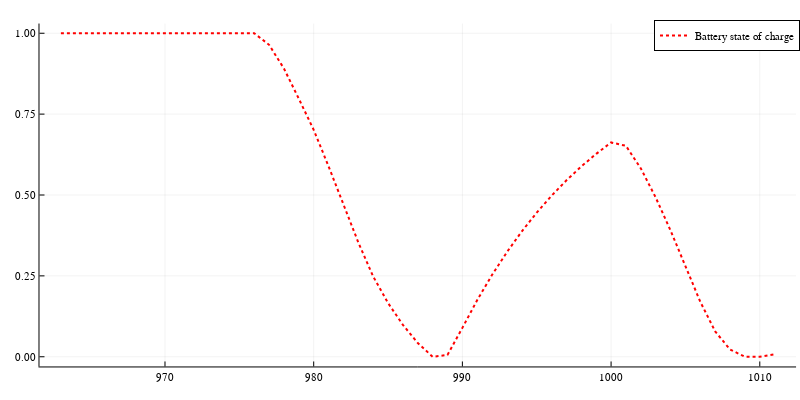

The cell this chart's notebook holds for it:
### Code cell
plot(time_ls_opt, ls_X_SOC, label="Battery state of charge", lc=:red, lw=2, ls=:dot)
plot!(size=(800,400))

### Figure 1 — Plotly figure (JSON) as saved in the notebook; plotly's stock layout.template omitted (floating-point values rounded to 4 significant figures)
{"data": [{"colorbar": {"len": 0.9525, "title": "", "x": 0.9951, "y": 0.5139}, "legendgroup": "Battery state of charge", "line": {"color": "rgba(255, 0, 0, 1.000)", "dash": "dot", "shape": "linear", "width": 2}, "mode": "lines", "name": "Battery state of charge", "showlegend": true, "type": "scatter", "x": [963, 964, 965, 966, 967, 968, 969, 970, 971, 972, 973, 974, 975, 976, 977, 978, 979, 980, 981, 982, 983, 984, 985, 986, 987, 988, 989, 990, 991, 992, 993, 994, 995, 996, 997, 998, 999, 1000, 1001, 1002, 1003, 1004, 1005, 1006, 1007, 1008, 1009, 1010, 1011], "xaxis": "x", "y": [1, 1, 1, 1, 1, 1, 1, 1, 1, 1, 1, 1, 1, 1, 0.9642, 0.8908, 0.7975, 0.7014, 0.5886, 0.4715, 0.3535, 0.2482, 0.1661, 0.09847, 0.04257, 2.129e-06, 0.005681, 0.08931, 0.1753, 0.2533, 0.3238, 0.3877, 0.4455, 0.4979, 0.5454, 0.5883, 0.6272, 0.6624, 0.652, 0.5822, 0.4924, 0.3901, 0.2804, 0.17, 0.07829, 0.02245, 0, 0, 0.00743], "yaxis": "y"}], "layout": {"annotations": [], "height": 400, "legend": {"bgcolor": "rgba(255, 255, 255, 1.000)", "bordercolor": "rgba(0, 0, 0, 1.000)", "borderwidth": 1, "font": {"color": "rgba(0, 0, 0, 1.000)", "family": "sans-serif", "size": 11}, "title": {"font": {"color": "rgba(0, 0, 0, 1.000)", "family": "sans-serif", "size": 15}, "text": ""}, "tracegroupgap": 0, "traceorder": "normal", "x": 1, "xanchor": "auto", "y": 1, "yanchor": "auto"}, "margin": {"b": 20, "l": 0, "r": 0, "t": 20}, "paper_bgcolor": "rgba(255, 255, 255, 1.000)", "plot_bgcolor": "rgba(255, 255, 255, 1.000)", "showlegend": true, "width": 800, "xaxis": {"anchor": "y", "domain": [0.04937, 0.9951], "gridcolor": "rgba(0, 0, 0, 0.100)", "gridwidth": 0.5, "linecolor": "rgba(0, 0, 0, 1.000)", "mirror": false, "range": [961.6, 1012.0], "showgrid": true, "showline": true, "showticklabels": true, "tickangle": 0, "tickcolor": "rgb(0, 0, 0)", "tickfont": {"color": "rgba(0, 0, 0, 1.000)", "family": "sans-serif", "size": 11}, "tickmode": "array", "ticks": "inside", "ticktext": ["970", "980", "990", "1000", "1010"], "tickvals": [970, 980, 990, 1000, 1010], "title": "", "titlefont": {"color": "rgba(0, 0, 0, 1.000)", "family": "sans-serif", "size": 15}, "type": "-", "visible": true, "zeroline": false, "zerolinecolor": "rgba(0, 0, 0, 1.000)"}, "yaxis": {"anchor": "x", "domain": [0.03762, 0.9902], "gridcolor": "rgba(0, 0, 0, 0.100)", "gridwidth": 0.5, "linecolor": "rgba(0, 0, 0, 1.000)", "mirror": false, "range": [-0.03, 1.03], "showgrid": true, "showline": true, "showticklabels": true, "tickangle": 0, "tickcolor": "rgb(0, 0, 0)", "tickfont": {"color": "rgba(0, 0, 0, 1.000)", "family": "sans-serif", "size": 11}, "tickmode": "array", "ticks": "inside", "ticktext": ["0.00", "0.25", "0.50", "0.75", "1.00"], "tickvals": [0, 0.25, 0.5, 0.75, 1], "title": "", "titlefont": {"color": "rgba(0, 0, 0, 1.000)", "family": "sans-serif", "size": 15}, "type": "-", "visible": true, "zeroline": false, "zerolinecolor": "rgba(0, 0, 0, 1.000)"}}}
